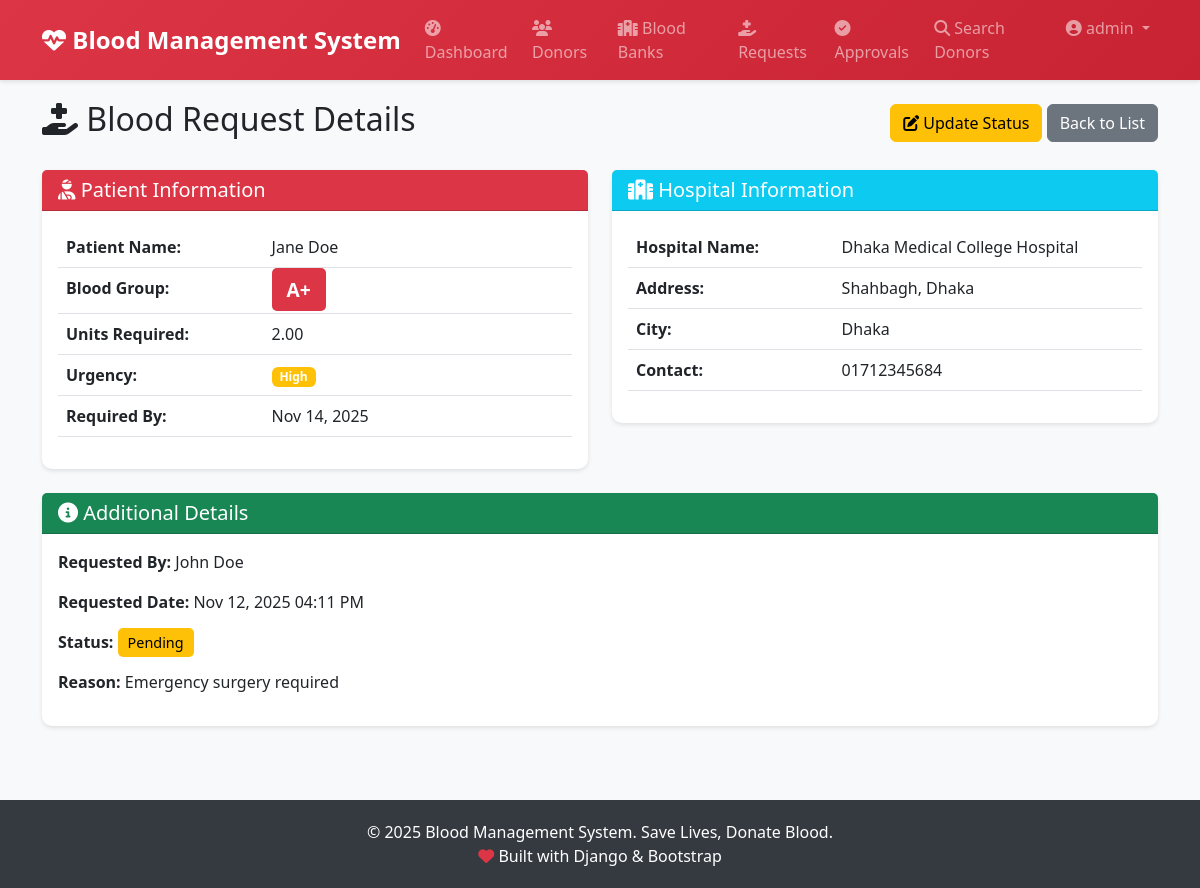
Page /requests/1/ (signed in) on the committed database.
### accounts/models.py (models this page shows, shortened)
class User(AbstractUser):
    USER_TYPE_CHOICES = (
        ('admin', 'Admin'),
        ('donor', 'Donor'),
    )
    user_type = models.CharField(max_length=10, choices=USER_TYPE_CHOICES, default='donor')
    phone_number = models.CharField(max_length=15, blank=True)
    email = models.EmailField(unique=True)
    class Meta:
        db_table = 'users'
        verbose_name = 'User'
        verbose_name_plural = 'Users'

### blood_requests/models.py (models this page shows, shortened)
class BloodRequest(models.Model):
    BLOOD_GROUP_CHOICES = (
        ('A+', 'A+'),
        ('A-', 'A-'),
        ('B+', 'B+'),
        ('B-', 'B-'),
        ('AB+', 'AB+'),
        ('AB-', 'AB-'),
        ('O+', 'O+'),
        ('O-', 'O-'),
    )
    STATUS_CHOICES = (
        ('pending', 'Pending'),
        ('approved', 'Approved'),
        ('rejected', 'Rejected'),
        ('fulfilled', 'Fulfilled'),
    )
    URGENCY_CHOICES = (
        ('low', 'Low'),
        ('medium', 'Medium'),
        ('high', 'High'),
        ('critical', 'Critical'),
    )
    requester = models.ForeignKey(settings.AUTH_USER_MODEL, on_delete=models.CASCADE, related_name='blood_requests')
    patient_name = models.CharField(max_length=200)
    blood_group = models.CharField(max_length=3, choices=BLOOD_GROUP_CHOICES)
    units_required = models.DecimalField(max_digits=4, decimal_places=2)
    urgency = models.CharField(max_length=10, choices=URGENCY_CHOICES, default='medium')
    hospital_name = models.CharField(max_length=200)
    hospital_address = models.TextField()
    city = models.CharField(max_length=100)
    contact_number = models.CharField(max_length=15)
    reason = models.TextField(help_text="Reason for blood requirement")
    status = models.CharField(max_length=20, choices=STATUS_CHOICES, default='pending')
    requested_date = models.DateTimeField(auto_now_add=True)
    required_by_date = models.DateField()
    approved_by = models.ForeignKey(settings.AUTH_USER_MODEL, on_delete=models.SET_NULL, null=True, blank=True, related_name='approved_requests')
    approved_date = models.DateTimeField(null=True, blank=True)
    rejection_reason = models.TextField(blank=True)
    notes = models.TextField(blank=True)
    class Meta:
        db_table = 'blood_requests'
        verbose_name = 'Blood Request'
        verbose_name_plural = 'Blood Requests'
        ordering = ['-requested_date']

### blood_requests/views.py (the view)
# urls.py: path('<int:pk>/', views.blood_request_detail, name='blood_request_detail'),
@login_required
def blood_request_detail(request, pk):
    blood_request = get_object_or_404(BloodRequest, pk=pk)
    if request.user.user_type != 'admin' and blood_request.requester != request.user:
        messages.error(request, 'You do not have permission to view this request.')
        return redirect('blood_request_list')
    return render(request, 'blood_requests/request_detail.html', {'blood_request': blood_request})

### templates/blood_requests/request_detail.html (shortened to what this page needs)
{% extends 'base.html' %}
{% block content %}
<div class="row mb-4">
    <div class="col-12 d-flex justify-content-between align-items-center">
        <h2><i class="fas fa-hand-holding-medical"></i> Blood Request Details</h2>
        <div>
            {% if user.user_type == 'admin' %}
            <a href="{% url 'blood_request_update' blood_request.pk %}" class="btn btn-warning">
                <i class="fas fa-edit"></i> Update Status
            </a>
            {% endif %}
            <a href="{% url 'blood_request_list' %}" class="btn btn-secondary">Back to List</a>
        </div>
    </div>
</div>
<div class="row">
    <div class="col-md-6">
        <div class="card mb-4">
            <div class="card-header bg-danger text-white">
                <h5 class="mb-0"><i class="fas fa-user-injured"></i> Patient Information</h5>
            </div>
            <div class="card-body">
                <table class="table">
                    <tr>
                        <th width="40%">Patient Name:</th>
                        <td>{{ blood_request.patient_name }}</td>
                    </tr>
                    <tr>
                        <th>Blood Group:</th>
                        <td><span class="blood-group-badge bg-danger text-white">{{ blood_request.blood_group }}</span></td>
                    </tr>
                    <tr>
                        <th>Units Required:</th>
                        <td>{{ blood_request.units_required }}</td>
                    </tr>
                    <tr>
                        <th>Urgency:</th>
                        <td>
                            <span class="badge bg-{% if blood_request.urgency == 'critical' %}danger{% elif blood_request.urgency == 'high' %}warning{% else %}info{% endif %}">
                                {{ blood_request.get_urgency_display }}
                            </span>
                        </td>
                    </tr>
                    <tr>
                        <th>Required By:</th>
                        <td>{{ blood_request.required_by_date|date:"M d, Y" }}</td>
                    </tr>
                </table>
            </div>
        </div>
    </div>
    <div class="col-md-6">
        <div class="card mb-4">
            <div class="card-header bg-info text-white">
                <h5 class="mb-0"><i class="fas fa-hospital"></i> Hospital Information</h5>
            </div>
            <div class="card-body">
                <table class="table">
                    <tr>
                        <th width="40%">Hospital Name:</th>
                        <td>{{ blood_request.hospital_name }}</td>
                    </tr>
                    <tr>
                        <th>Address:</th>
                        <td>{{ blood_request.hospital_address }}</td>
                    </tr>
                    <tr>
                        <th>City:</th>
                        <td>{{ blood_request.city }}</td>
                    </tr>
                    <tr>
                        <th>Contact:</th>
                        <td>{{ blood_request.contact_number }}</td>
                    </tr>
                </table>
            </div>
        </div>
    </div>
</div>
<div class="row">
    <div class="col-12">
        <div class="card">
            <div class="card-header bg-success text-white">
                <h5 class="mb-0"><i class="fas fa-info-circle"></i> Additional Details</h5>
            </div>
            <div class="card-body">
                <p><strong>Requested By:</strong> {{ blood_request.requester.get_full_name }}</p>
                <p><strong>Requested Date:</strong> {{ blood_request.requested_date|date:"M d, Y h:i A" }}</p>
                <p><strong>Status:</strong> <span class="status-badge status-{{ blood_request.status }}">{{ blood_request.get_status_display }}</span></p>
                <p><strong>Reason:</strong> {{ blood_request.reason }}</p>
            </div>
        </div>
    </div>
</div>
{% endblock %}

### templates/base.html (shortened to what this page needs)
<!DOCTYPE html>
<html lang="en">
<head>
    <link href="https://cdn.jsdelivr.net/npm/bootstrap@5.3.0/dist/css/bootstrap.min.css" rel="stylesheet">
    <link rel="stylesheet" href="https://cdnjs.cloudflare.com/ajax/libs/font-awesome/6.4.0/css/all.min.css">
</head>
<body>
    <nav class="navbar navbar-expand-lg navbar-dark">
        <div class="container">
            <a class="navbar-brand" href="{% url 'home' %}">
                <i class="fas fa-heartbeat"></i> Blood Management System
            </a>
            <div class="collapse navbar-collapse" id="navbarNav">
                <ul class="navbar-nav ms-auto">
                    {% if user.is_authenticated %}
                        {% if user.user_type == 'admin' %}
                            <li class="nav-item">
                                <a class="nav-link" href="{% url 'admin_dashboard' %}">
                                    <i class="fas fa-tachometer-alt"></i> Dashboard
                                </a>
                            </li>
                            <li class="nav-item">
                                <a class="nav-link" href="{% url 'admin_donors_list' %}">
                                    <i class="fas fa-users"></i> Donors
                                </a>
                            </li>
                            <li class="nav-item">
                                <a class="nav-link" href="{% url 'blood_bank_list' %}">
                                    <i class="fas fa-hospital"></i> Blood Banks
                                </a>
                            </li>
                            <li class="nav-item">
                                <a class="nav-link" href="{% url 'blood_request_list' %}">
                                    <i class="fas fa-hand-holding-medical"></i> Requests
                                </a>
                            </li>
                            <li class="nav-item">
                                <a class="nav-link" href="{% url 'donation_approval_list' %}">
                                    <i class="fas fa-check-circle"></i> Approvals
                                </a>
                            </li>
                        {% endif %}
                        <li class="nav-item">
                            <a class="nav-link" href="{% url 'donor_search' %}">
                                <i class="fas fa-search"></i> Search Donors
                            </a>
                        </li>
                        <li class="nav-item dropdown">
                            <a class="nav-link dropdown-toggle" href="#" id="navbarDropdown" role="button" data-bs-toggle="dropdown">
                                <i class="fas fa-user-circle"></i> {{ user.username }}
                            </a>
                        </li>
                    {% endif %}
                </ul>
            </div>
        </div>
    </nav>
    <div class="content-wrapper">
        <div class="container">
            {% block content %}{% endblock %}
        </div>
    </div>
    <footer class="footer text-center">
        <div class="container">
            <p class="mb-0">&copy; 2025 Blood Management System. Save Lives, Donate Blood.</p>
            <p class="mb-0">
                <i class="fas fa-heart text-danger"></i> Built with Django & Bootstrap
            </p>
        </div>
    </footer>
</body>
</html>

### templates/base.html (style rules this page uses)
:root { --primary-color: #dc3545; --secondary-color: #6c757d; --success-color: #28a745; --danger-color: #dc3545; }
body { font-family: 'Segoe UI', Tahoma, Geneva, Verdana, sans-serif; background-color: #f8f9fa; }
.navbar { background: linear-gradient(135deg, #dc3545 0%, #c82333 100%); box-shadow: 0 2px 4px rgba(0,0,0,.1); }
.navbar-brand { font-weight: bold; font-size: 1.5rem; }
.navbar-brand i { color: #fff; }
.content-wrapper { min-height: calc(100vh - 120px); padding: 20px 0; }
.card { border: none; border-radius: 10px; box-shadow: 0 2px 4px rgba(0,0,0,.1); transition: transform 0.3s; }
.footer { background-color: #343a40; color: #fff; padding: 20px 0; margin-top: 40px; }
.blood-group-badge { font-size: 1.2rem; font-weight: bold; padding: 8px 15px; border-radius: 5px; }
.status-badge { padding: 5px 10px; border-radius: 5px; font-size: 0.9rem; }
.status-pending { background-color: #ffc107; color: #000; }

### rows in the picture
User: username "admin"
BloodRequest: patient_name "Jane Doe", blood_group "A+", units_required "2.00", urgency "High", required_by_date "Nov 14, 2025", hospital_name "Dhaka Medical College Hospital", hospital_address "Shahbagh, Dhaka", city "Dhaka", contact_number "01712345684", requester.get_full_name "John Doe", requested_date "Nov 12, 2025 04:11 PM", status "Pending", reason "Emergency surgery required"
